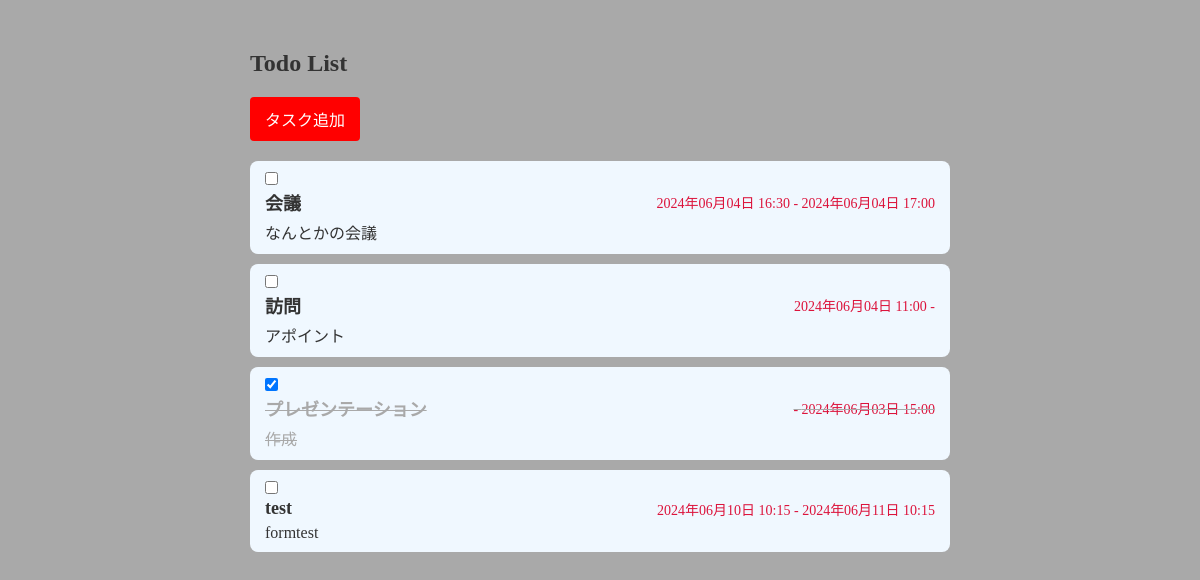
The page / on the database its author committed.
### mytodo/models.py (models this page shows, shortened)
class Task(models.Model):
    class Meta:
        db_table = "tasks"
    title = models.CharField(verbose_name="タスク名", max_length=255)
    description = models.TextField(verbose_name="詳細", null=True, blank=True)
    complete = models.IntegerField(verbose_name="完了フラグ", default=0)
    start_date = models.DateTimeField(verbose_name="開始日", null=True, blank=True)
    end_date = models.DateTimeField(verbose_name="終了日", null=True, blank=True)

### mytodo/views.py (the view)
class IndexView(View):
    def get(self, request):
        todo_list = Task.objects.all()
        context = {
            "todo_list": todo_list
        }
        return render(request, "mytodo/index.html", context)

### templates/mytodo/index.html (shortened to what this page needs)
{% extends "base.html" %}
{% block contents %}
<div class="index">
<h1>Todo List</h1>
<a href="{% url "add" %}">タスク追加</a>
<ul>
{% for task in todo_list %}
    <li class="{% if task.complete %}complete{% endif %}">
      <form action="{% url "Update_task_complete" %}" method="POST">
        <input type="checkbox" name="task_{{ task.id }}" onchange="this.form.submit()" {% if task.complete %}checked{% endif %}>
        <div class="task-header">
            <span class="task-title">{{ task.title }}</span>
            <span class="task-date">
                {{ task.start_date|date:"Y年m月d日 H:i" }} - {{ task.end_date|date:"Y年m月d日 H:i" }}
            </span>
        </div>
        <p class="task-description">{{ task.description }}</p>
      </form>
    </li>
{% endfor %}
</ul>
</div>
{% endblock  %}

### templates/base.html (shortened to what this page needs)
{% load static %}
<!DOCTYPE html>
<html lang="en">
<head>
    <link rel="stylesheet" href="{% static 'css/style.css' %}">
</head>
<body>
   <div class="container">
    {% block contents %}
    {% endblock %}
   </div>
</body>
</html>

### static/css/style.css (style rules this page uses)
* { margin: 0; padding: 0; }
.container { height: 100vh; padding: 50px 250px; background-color: darkgray; color: #333; }
h1 { font-size: 24px; margin-bottom: 20px; }
.index a { display: inline-block; margin-bottom: 20px; padding: 10px 15px; background-color: red; color: white; text-decoration: none; border-radius: 4px; }
.index ul { list-style-type: none; }
.index li { background-color: aliceblue; margin-bottom: 10px; padding: 10px 15px; border-radius: 8px; box-shadow: 0 0 10px rgba(0, 0, 0, alpha); }
.task-header { display: flex; justify-content: space-between; align-items: center; margin-bottom: 5px; }
.task-title { font-size: 18px; font-weight: bold; }
.task-date { font-size: 14px; color: crimson; }
.task-description { font-size: 16px; }
.index li.complete { text-decoration: line-through; color: darkgray; }

### rows shown on the page
Task: title "会議", start_date "2024年06月04日 16:30", end_date "2024年06月04日 17:00", description "なんとかの会議"
Task: title "訪問", start_date "2024年06月04日 11:00", description "アポイント"
Task: complete "☑", title "プレゼンテーション", end_date "2024年06月03日 15:00", description "作成"
Task: title "test", start_date "2024年06月10日 10:15", end_date "2024年06月11日 10:15", description "formtest"
